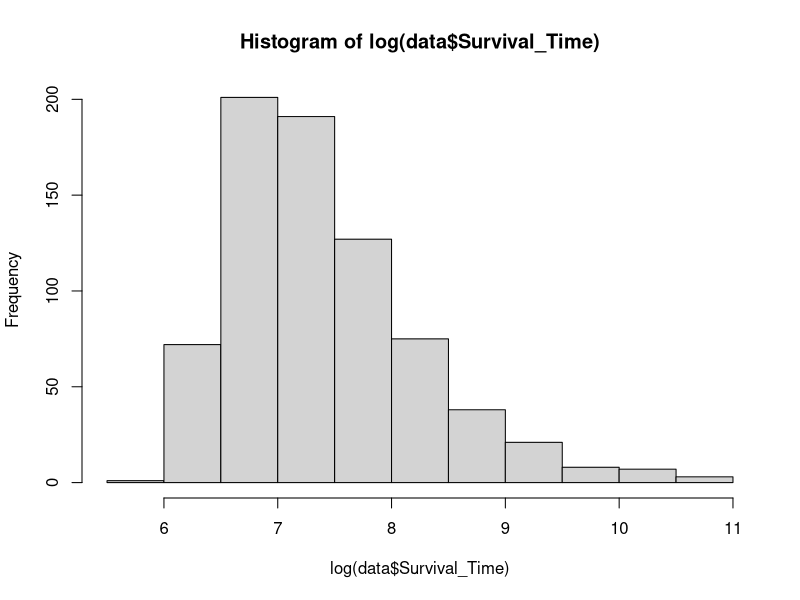
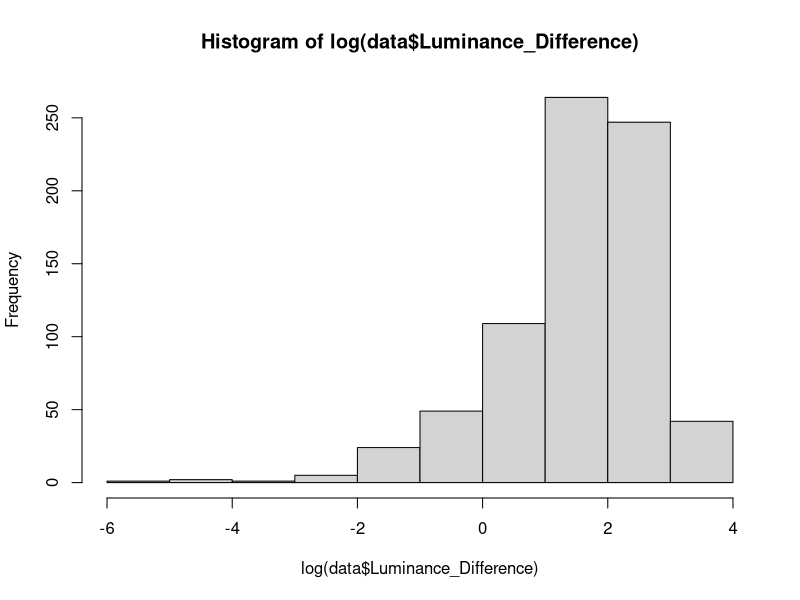
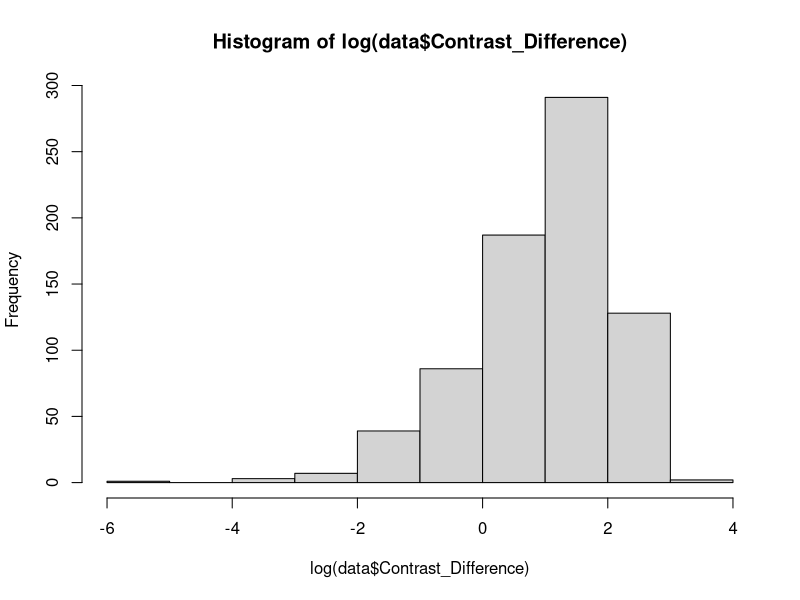
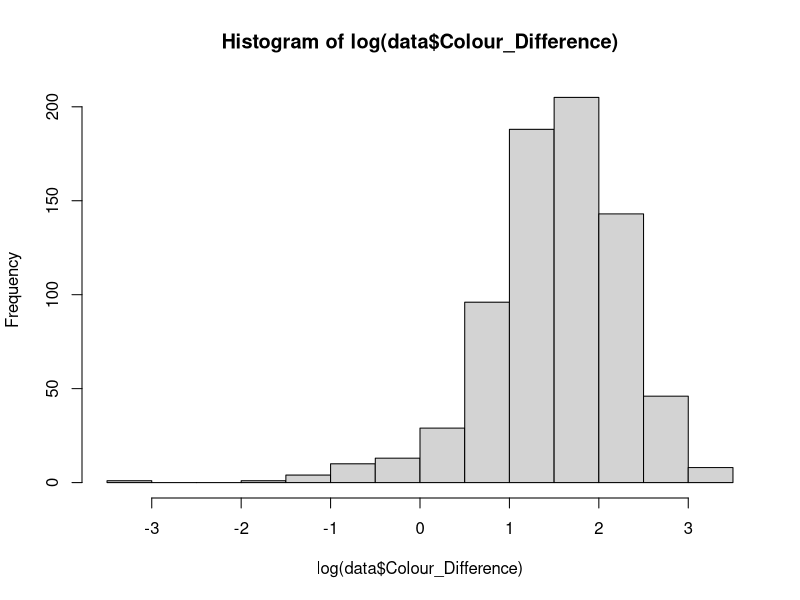
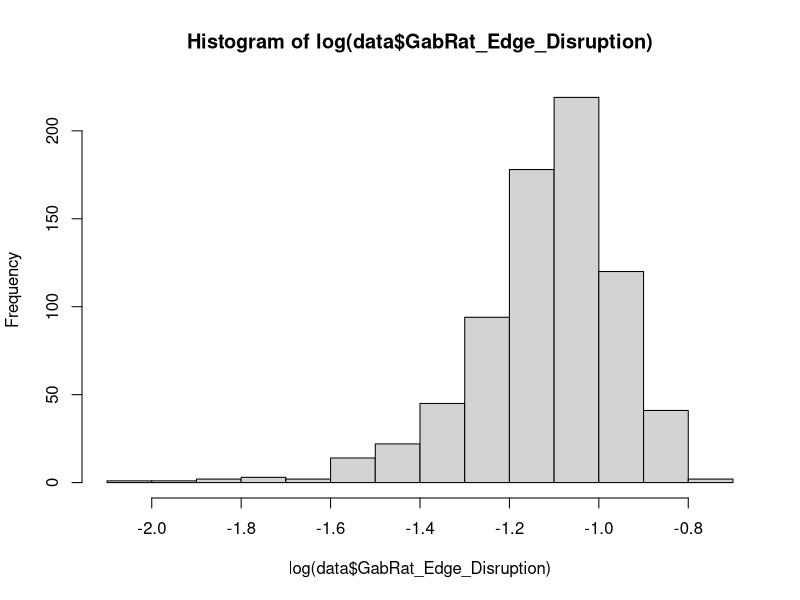
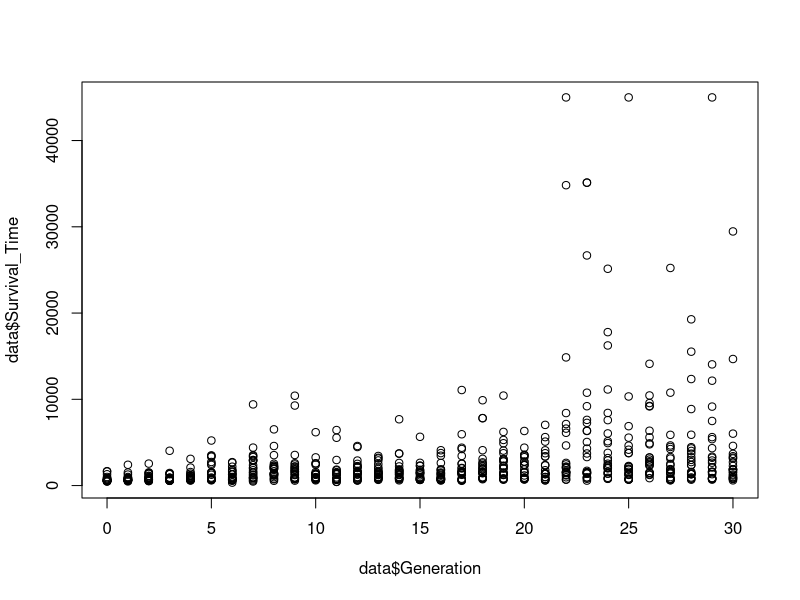
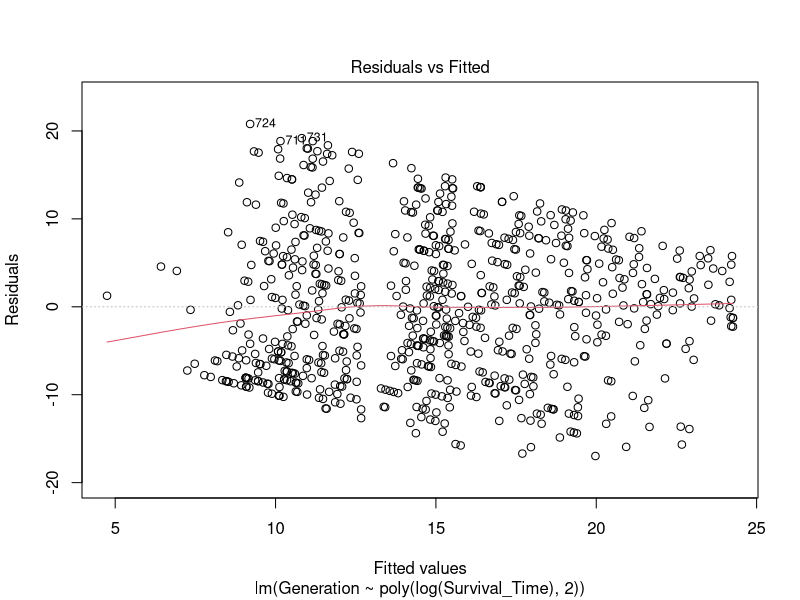
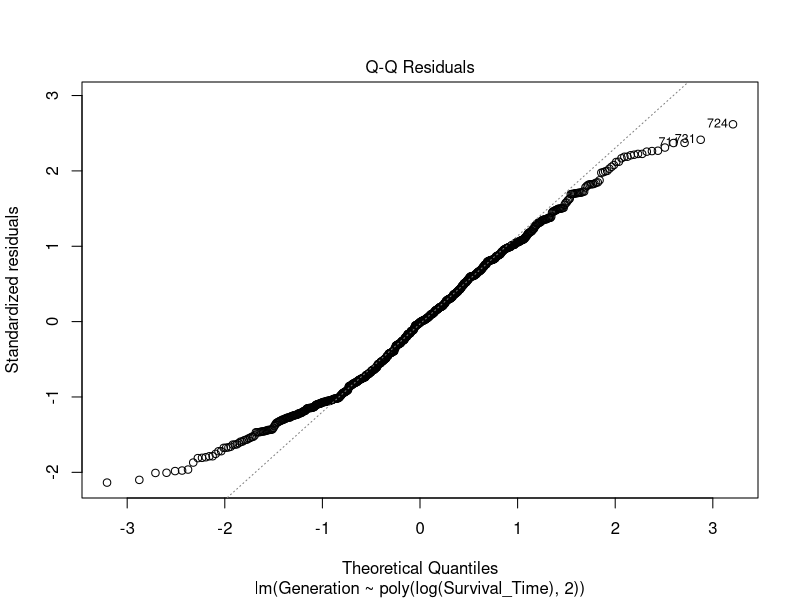

Write the R code that produced these figures, in order.

# ---------------------------CamoEvo Demo Data Analysis-----------------------------------------------------------------------------------
#========================================================================================================================================

# ---------------0) Introduction----------------------------------
# We  evolved triangles against tree bark backgrounds and wished to test
# the following hypotheses:
# 1) survival time of the targets should increase with generation.
# 2) Luminance, Contrast and Colour difference should decrease with survial time.
# 3) Edge disruption (GabRat) should increase with survival time.
# 4) The camouflage measures (Luminance, Contrast, Colour, Edge Disruption) should 
#     correlate with surival time regardless of generation.

# The code here will allow the user to run LMM models on the data provided.


# ---------------1) Import and Handle Data------------------------------------------------------------------------------------

# Set the working directory:

# ^ once Set

# Load the data created by CamoEvo
triangle <-read.table("Data_Output_TriangleDemo.txt", header=TRUE, fill=TRUE)


# Check the structure of the dataframe to see how each variable was coded:
str(triangle)
head(triangle)


# We actually want the time variable to be coded as numeric rather than whole numbers.


triangle$Survival_Time <- as.numeric(triangle$Survival_Time)

triangle$Response_Time <- as.numeric(triangle$Response_Time)

triangle$Capture_Time <- as.numeric(triangle$Capture_Time)



# Assign the triangle data as your main dataframe.


data <-triangle




# ---------------2) Test Data Distribution------------------------------------------------------------------------------------

#Time
#........
hist(log(data$Survival_Time), breaks=10)

shapiro.test(log(data$Survival_Time))

#Significant (2.126e-14), 95% confidence interval



#Luminance
#........
hist(log(data$Luminance_Difference), breaks=10)

shapiro.test(log(data$Luminance_Difference))

#Significant ( 2.2e-16), 95% confidence interval


#Contrast
#........
hist(log(data$Contrast_Difference), breaks=10)

shapiro.test(log(data$Contrast_Difference))

#Significant different from normal (7.503e-13), 95% confidence interval


#Colour
#........
hist(log(data$Colour_Difference), breaks=10)
shapiro.test(log(data$Colour_Difference))

#Significant (1.05e-13), 95% confidence interval


#GabRat
#........
hist(log(data$GabRat_Edge_Disruption), breaks=10)
shapiro.test(log(data$GabRat_Edge_Disruption))

#Significant (1.05e-13), 95% confidence interval





# ---------------3) Models (Generation ~ X)------------------------------------------------------------------------------------
# Use ggplots
library(ggplot2)

# Polynomial Analysis as values are expected to curtail with time.

#..................................................................................................................................
# generation  ~ log(Survival_Time)
#..................................................................................................................................

# Does survival time improve with generation?


#Explore
#=======
# Look at the Data

plot(data$Generation, data$Survival_Time)



# Stats
#=======

m1 <- lm(Generation ~ poly(log(Survival_Time),2), data=data )

# Then look at the model summary:
summary(m1)


# Poly 1, p< 0.01, negative estimate

# Poly 2, p< 0.01, positive estimate



# Before trusting the model we should check whether the data fit the model's assumptions using
# diagnostic plots:
plot(m1)
 

# Plot
#======

# As both poly 1 and 2 were significant line was fitted with a polynomial

p1 <- ggplot(data, aes(x=Generation, y=log(Survival_Time))) +  geom_point( color="blue", fill="blue", alpha = 0.2, size=3.5) +
  geom_smooth(method=glm,formula=y~poly(x,2), size=3)

p1 + theme_classic()  + theme(text = element_text(size = 24), line = element_line(size=1.4)) +  ylab("Log Survival Time (milliseconds)") + xlab("Generation") + theme(
  axis.title.x = element_text(family = "sans", size = 24, margin=margin(5,0,0,0)), 
  axis.title.y = element_text(family = "sans", size = 24, margin=margin(0,20,0,0)), 
  panel.border = element_rect(colour = "black", fill=NA, size=2)
)   


# Interp
#======

#Survival Time significantly increases with generation following a polynomial relationship.

# This output is to be expected as fitness should improve with each generation 
# if the genetic algorithm is able to output successively more effective camouflage.




#..................................................................................................................................
# generation  ~ Luminance_Difference
#..................................................................................................................................

# Does luminance difference decrease with generation?

#Explore
#=======
# Look at the Data

plot(data$Generation, data$Luminance_Difference)



# Stats
#=======

m1 <- lm(Generation ~ poly(Luminance_Difference,2), data=data )

# Then look at the model summary:
summary(m1)


# Poly 1, p< 0.01, negative estimate

# Poly 2, p > 0.01, negative estimate


# Before trusting the model we should check whether the data fit the model's assumptions using
# diagnostic plots:
plot(m1)


# Plot
#======

# As poly 2 wasn't significant line was fitted with a linear line.

p1 <- ggplot(data, aes(x=Generation, y=Luminance_Difference)) +  geom_point( color="blue", fill="blue", alpha = 0.2, size=3.5) +
  geom_smooth(method=lm, size=3)

p1 + theme_classic()  + theme(text = element_text(size = 30), line = element_line(size=1.4)) +  ylab("Luminance Difference") + xlab("Generation") + theme(
  axis.title.x = element_text(family = "sans", size = 30, margin=margin(5,0,0,0)), 
  axis.title.y = element_text(family = "sans", size = 30, margin=margin(0,20,0,0)), 
  panel.border = element_rect(colour = "black", fill=NA, size=2.5)
)   


# Interp
#======

#Luminance difference significantly decreases with generation following a linear relationship.
# This output suggests that having a luminance closer to the background is being selected for.



#..................................................................................................................................
# generation  ~ Contrast_Difference
#..................................................................................................................................

# Does contrast difference decrease with generation?

#Explore
#=======
# Look at the Data

plot(data$Generation, data$Contrast_Difference)


# Stats
#=======

m1 <- lm(Generation ~ poly(Contrast_Difference,2), data=data )

# Then look at the model summary:
summary(m1)


# Poly 1, p< 0.01, negative estimate

# Poly 2, p < 0.01, negative estimate



# Before trusting the model we should check whether the data fit the model's assumptions using
# diagnostic plots:
plot(m1)


# Plot
#======

# As both poly 1 and 2 were significant line was fitted with a polynomial

p1 <- ggplot(data, aes(x=Generation, y=(Contrast_Difference))) +  geom_point( color="blue", fill="blue", alpha = 0.2, size=3.5) +
  geom_smooth(method=glm,formula=y~poly(x,2), size=3)

p1 + theme_classic()  + theme(text = element_text(size = 30), line = element_line(size=1.4)) +  ylab("Contrast Difference") + xlab("Generation") + theme(
  axis.title.x = element_text(family = "sans", size = 30, margin=margin(5,0,0,0)), 
  axis.title.y = element_text(family = "sans", size = 30, margin=margin(0,20,0,0)), 
  panel.border = element_rect(colour = "black", fill=NA, size=2.5)
)   



# Interp
#======

#Contrast difference significantly decreases with generation following a polynomial relationship.
# This output suggests that having a contrast closer to the background is being selected for.
# However, towards the end contrast begins to increase.

#..................................................................................................................................
# generation  ~ Colour_Difference
#..................................................................................................................................

# Does colour difference decrease with generation?

#Explore
#=======
# Look at the Data

plot(data$Generation, data$Colour_Difference)


# Stats
#======

m1 <- lm(Generation ~ poly(Colour_Difference,2), data=data )

# Then look at the model summary:
summary(m1)


# Poly 1, p< 0.01, negative estimate

# Poly 2, p < 0.01, positive estimate



# Before trusting the model we should check whether the data fit the model's assumptions using
# diagnostic plots:
plot(m1)


# Plot
#======

# As both poly 1 and 2 were significant line was fitted with a polynomial

p1 <- ggplot(data, aes(x=Generation, y=(Colour_Difference))) +  geom_point( color="blue", fill="blue", alpha = 0.2, size=3.5) +
  geom_smooth(method=glm,formula=y~poly(x,2), size=3)

p1 + theme_classic()  + theme(text = element_text(size = 30), line = element_line(size=1.4)) +  ylab("Colour Difference") + xlab("Generation") + theme(
  axis.title.x = element_text(family = "sans", size = 30, margin=margin(5,0,0,0)), 
  axis.title.y = element_text(family = "sans", size = 30, margin=margin(0,20,0,0)), 
  panel.border = element_rect(colour = "black", fill=NA, size=2.5)
)   


# Interp
#======

#Colour difference significantly decreases with generation following a polynomial relationship.
# This output suggests that having a colour closer to the background is being selected for.



#..................................................................................................................................
# generation  ~ GabRat
#..................................................................................................................................

# Does edge disruption increase with generation?

#Explore
#=======
# Look at the Data

plot(data$Generation, data$GabRat_Edge_Disruption)


# Stats
#======

m1 <- lm(Generation ~ poly(GabRat_Edge_Disruption,2), data=data )

# Then look at the model summary:
summary(m1)


# Poly 1, p< 0.01, positive estimate

# Poly 2, > 0.01, negative estimate


# Before trusting the model we should check whether the data fit the model's assumptions using
# diagnostic plots:
plot(m1)


# Plot
#======


# As poly 2 wasn't significant line was fitted with a linear line.

p1 <- ggplot(data, aes(x=Generation, y=(GabRat_Edge_Disruption))) +  geom_point( color="blue", fill="blue", alpha = 0.2, size=3.5) +
  geom_smooth(method=lm, size=3)

p1 + theme_classic()  + theme(text = element_text(size = 30), line = element_line(size=1.4)) +  ylab("Edge Disruption (GabRat)") + xlab("Generation") + theme(
  axis.title.x = element_text(family = "sans", size = 30, margin=margin(5,0,0,0)), 
  axis.title.y = element_text(family = "sans", size = 30, margin=margin(0,20,0,0)), 
  panel.border = element_rect(colour = "black", fill=NA, size=2.5)
)   



# Interp
#======

#Edge Disruption significantly increases with generation following a linear relationship.
# This output suggests that having more disruptive edges is being selected for.




# ---------------4) Models (log(Survival_Time) ~ CamouflageFactor)------------------------------------------------------------------------------------

library(lme4)
library(lmerTest)

#..................................................................................................................................
# Luminance Difference & log(Survival_Time)
#..................................................................................................................................
# Does Luminance Difference correlate with capture time, when generation is controlled for?

#Explore
#=======
# Look at the Data

plot(data$Luminance_Difference, log(data$Survival_Time))

# Stats
#=======

m1 <- lmer(log(Survival_Time) ~ Luminance_Difference + (1|Generation), data=data, REML=TRUE )

# Then look at the model summary:
summary(m1)
anova(m1)
rand(m1)


#  p< 0.01, negative estimate


# Before trusting the model we should check whether the data fit the model's assumptions using
# diagnostic plots:
plot(m1)


# Plot
#======

p1 <- ggplot(data, aes(x=Luminance_Difference, y= log(Survival_Time))) +  geom_point( color="blue", fill="blue", alpha = 0.2, size=3.5) +
  geom_smooth(method=lm, size=3)

p1 + theme_classic()  + theme(text = element_text(size = 24), line = element_line(size=1.4)) +  ylab("log(Survival Time)") + xlab("Luminance Difference") + theme(
  axis.title.x = element_text(family = "sans", size = 24, margin=margin(5,0,0,0)), 
  axis.title.y = element_text(family = "sans", size = 24, margin=margin(0,20,0,0)), 
  panel.border = element_rect(colour = "black", fill=NA, size=2)
)   


# Interp
#======


# Survival Time significantly decreases with Luminance Difference following a linear relationship.
# This output suggests that, as expected, luminance difference decreases the camouflage effectiveness of the targets. 


#..................................................................................................................................
# Contrast Difference & log(Survival_Time)
#..................................................................................................................................
# Does Contrast Difference correlate with capture time, when generation is controlled for?

#Explore
#=======
# Look at the Data

plot(data$Contrast_Difference, log(data$Survival_Time))


# Stats
#=======

m1 <- lmer(log(Survival_Time) ~ Contrast_Difference + (1|Generation), data=data, REML=TRUE )

# Then look at the model summary:
summary(m1)
anova(m1)
rand(m1)


#  p< 0.01, negative estimate


# Before trusting the model we should check whether the data fit the model's assumptions using
# diagnostic plots:
plot(m1)


# Plot
#======

p1 <- ggplot(data, aes(x=Contrast_Difference, y= log(Survival_Time))) +  geom_point( color="blue", fill="blue", alpha = 0.2, size=3.5) +
  geom_smooth(method=lm, size=3)

p1 + theme_classic()  + theme(text = element_text(size = 24), line = element_line(size=1.4)) +  ylab("log(Survival Time)") + xlab("Contrast Difference") + theme(
  axis.title.x = element_text(family = "sans", size = 24, margin=margin(5,0,0,0)), 
  axis.title.y = element_text(family = "sans", size = 24, margin=margin(0,20,0,0)), 
  panel.border = element_rect(colour = "black", fill=NA, size=2)
)   


# Interp
#======

# Survival Time significantly decreases with Contrast Difference following a linear relationship.
# This output suggests that, as expected, contrast difference decreases the camouflage effectiveness of the targets. 




#..................................................................................................................................
# Colour Difference & log(Survival_Time)
#..................................................................................................................................
# Does Colour Difference correlate with capture time, when generation is controlled for?

#Explore
#=======
# Look at the Data

plot(data$Colour_Difference, log(data$Survival_Time))


# Stats
#=======

m1 <- lmer(log(Survival_Time) ~ Colour_Difference + (1|Generation), data=data, REML=TRUE )

# Then look at the model summary:
summary(m1)
anova(m1)
rand(m1)


#  p< 0.01, negative estimate


# Before trusting the model we should check whether the data fit the model's assumptions using
# diagnostic plots:
plot(m1)


# Plot
#======

p1 <- ggplot(data, aes(x=Colour_Difference, y= log(Survival_Time))) +  geom_point( color="blue", fill="blue", alpha = 0.2, size=3.5) +
  geom_smooth(method=lm, size=3)

p1 + theme_classic()  + theme(text = element_text(size = 24), line = element_line(size=1.4)) +  ylab("log(Survival Time)") + xlab("Colour Difference") + theme(
  axis.title.x = element_text(family = "sans", size = 24, margin=margin(5,0,0,0)), 
  axis.title.y = element_text(family = "sans", size = 24, margin=margin(0,20,0,0)), 
  panel.border = element_rect(colour = "black", fill=NA, size=2)
)   


# Interp
#======

# Survival Time significantly decreases with Colour Difference following a linear relationship.
# This output suggests that, as expected, colour difference decreases the camouflage effectiveness of the targets. 


#..................................................................................................................................
# Edge Disruption & log(Survival_Time)
#..................................................................................................................................
# Does Edge Disruption correlate with capture time, when generation is controlled for?

#Explore
#=======
# Look at the Data

plot(data$GabRat_Edge_Disruption, log(data$Survival_Time))


# Stats
#=======

m1 <- lmer(log(Survival_Time) ~ GabRat_Edge_Disruption + (1|Generation), data=data, REML=TRUE )

# Then look at the model summary:
summary(m1)
anova(m1)
rand(m1)


#  p< 0.01, positive estimate


# Before trusting the model we should check whether the data fit the model's assumptions using
# diagnostic plots:
plot(m1)


# Plot
#======

p1 <- ggplot(data, aes(x=GabRat_Edge_Disruption, y= log(Survival_Time))) +  geom_point( color="blue", fill="blue", alpha = 0.2, size=3.5) +
  geom_smooth(method=lm, size=3)

p1 + theme_classic()  + theme(text = element_text(size = 24), line = element_line(size=1.4)) +  ylab("log(Survival Time)") + xlab("Edge Disruption (GabRat)") + theme(
  axis.title.x = element_text(family = "sans", size = 24, margin=margin(5,0,0,0)), 
  axis.title.y = element_text(family = "sans", size = 24, margin=margin(0,20,0,0)), 
  panel.border = element_rect(colour = "black", fill=NA, size=2)
)   


# Interp
#======

# Survival Time significantly increases with Edge Disruption following a linear relationship.
# This output suggests that, as expected, more disruptive edges increase the camouflage effectiveness of the targets. 
